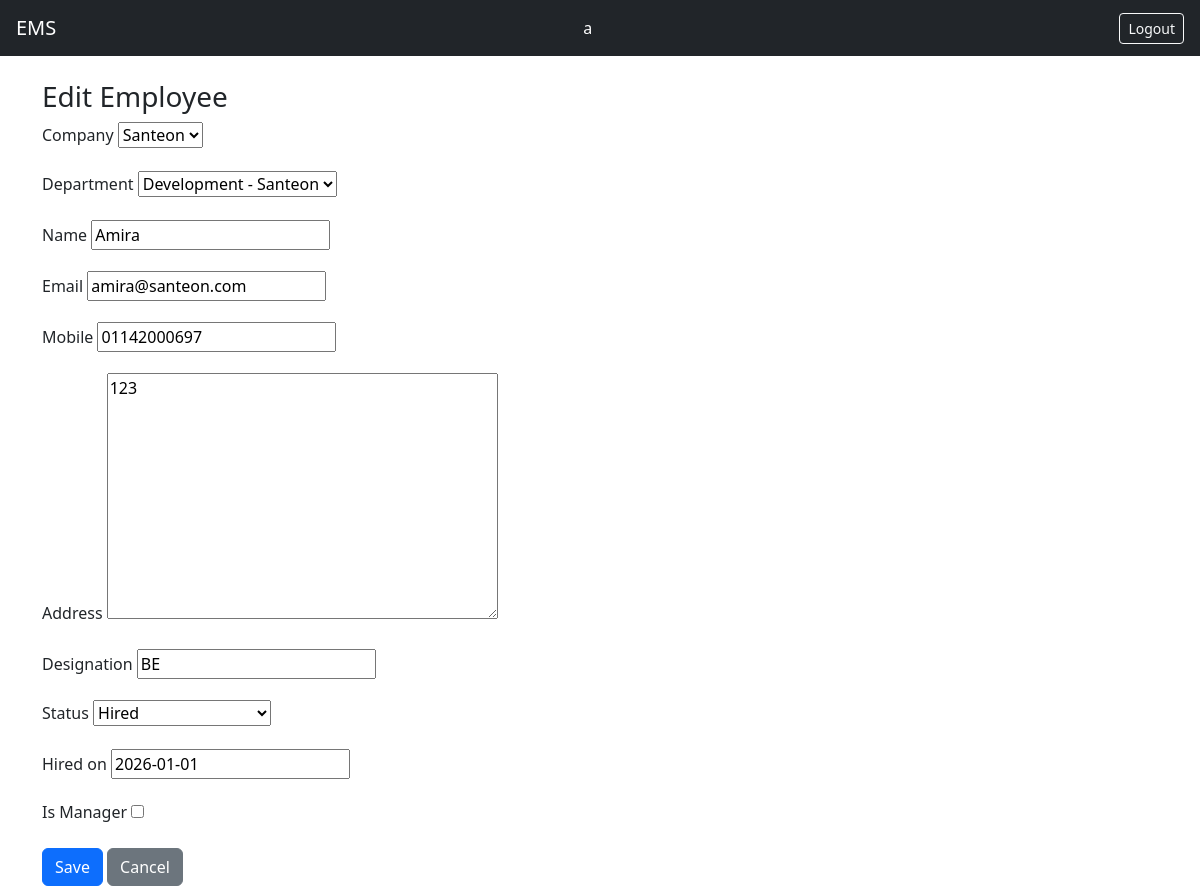
The app's page /employees/7/edit/ (signed in) with its own data.
### employees/models.py (models this page shows, shortened)
class Employee(models.Model):
    STATUS_CHOICES = [
        ('application', 'Application Received'),
        ('interview', 'Interview Scheduled'),
        ('hired', 'Hired'),
        ('rejected', 'Not Accepted'),
    ]
    company = models.ForeignKey(Company, on_delete=models.PROTECT, related_name='employees')
    department = models.ForeignKey(Department, on_delete=models.PROTECT, related_name='employees')
    status = models.CharField(max_length=20, choices=STATUS_CHOICES)
    name = models.CharField(max_length=255)
    email = models.EmailField(unique=True)
    mobile = models.CharField(max_length=22, unique=True)
    address = models.TextField()
    designation = models.CharField(max_length=255)
    hired_on = models.DateField(null=True, blank=True) # Can be null if not hired yet
    user = models.OneToOneField(User, on_delete=models.CASCADE)

### ems/views.py (the view)
# urls.py: path('employees/<int:pk>/edit/', edit_employee, name='edit_employee'),
@login_required
def edit_employee(request, pk):
    employee = Employee.objects.get(pk=pk)
    user = request.user
    is_manager = user.groups.filter(name='Manager').exists()
    if not (user.is_superuser or (is_manager and employee.department == user.employee.department) or employee.user == user):
        return redirect('home')
    if request.method == 'POST':
        form = EmployeeForm(request.POST, instance=employee)
        if form.is_valid():
            employee = form.save()
            is_manager = form.cleaned_data.get('is_manager')
            manager_group = Group.objects.get(name='Manager')
            if is_manager:
                employee.user.groups.add(manager_group)
            else:
                employee.user.groups.remove(manager_group)
            return redirect('home')
    else:
        user_is_manager = employee.user.groups.filter(name='Manager').exists()
        form = EmployeeForm(
            instance=employee,
            initial={'is_manager': user_is_manager}
        )
    return render(
        request,
        'employees/form.html',
        {
            'form': form,
            'title': 'Edit Employee'
        }
    )

### employees/forms.py
class EmployeeForm(forms.ModelForm):
    is_manager = forms.BooleanField(
        required=False,
        label="Is Manager"
        )
    class Meta:
        model = Employee
        fields = [
            'company',
            'department',
            'name',
            'email',
            'mobile',
            'address',
            'designation',
            'status',
            'hired_on',
        ]

### companies/models.py (called while the page is built)
    def __str__(self):
        return self.name

    def __str__(self):
        return f"{self.name} - {self.company.name}"

### templates/employees/form.html (shortened to what this page needs)
{% extends "base.html" %}
{% block content %}
<h3>{{ title }}</h3>
<form method="post">
    {% for field in form %}
        <div class="mb-3">
            <label class="form-label">
                {{ field.label }}
            </label>
            {{ field }}
        </div>
    {% endfor %}
    <button class="btn btn-primary">
        Save
    </button>
    <a href="{% url 'home' %}"
       class="btn btn-secondary">
       Cancel
    </a>
</form>
{% endblock %}

### templates/base.html (shortened to what this page needs)
<!DOCTYPE html>
<html>
<head>
    <link href="https://cdn.jsdelivr.net/npm/bootstrap@5.3.2/dist/css/bootstrap.min.css" rel="stylesheet">
</head>
<body>
<nav class="navbar navbar-dark bg-dark px-3">
    <a class="navbar-brand text-white" href="/">EMS</a>
    {% if user.is_authenticated %}
        <span class="text-white me-3">
            {{ user.username }}
        </span>
        <form method="post"
            action="{% url 'logout' %}"
            style="display:inline;">
            <button type="submit"
                    class="btn btn-sm btn-outline-light">
                Logout
            </button>
        </form>
    {% endif %}
</nav>
<div class="container mt-4">
    {% block content %}{% endblock %}
</div>
</body>
</html>

### records on screen
Employee: form "Santeon" "Development - Santeon" "Amira" "amira@santeon.com" "01142000697" "123" "BE" "Hired" "2026-01-01"

### other values on screen
{{ user.username }} "a"
{{ title }} "Edit Employee"
{{ field.label }} "Company" "Department" "Name" "Email" "Mobile" "Address" "Designation" "Status" "Hired on" "Is Manager"
